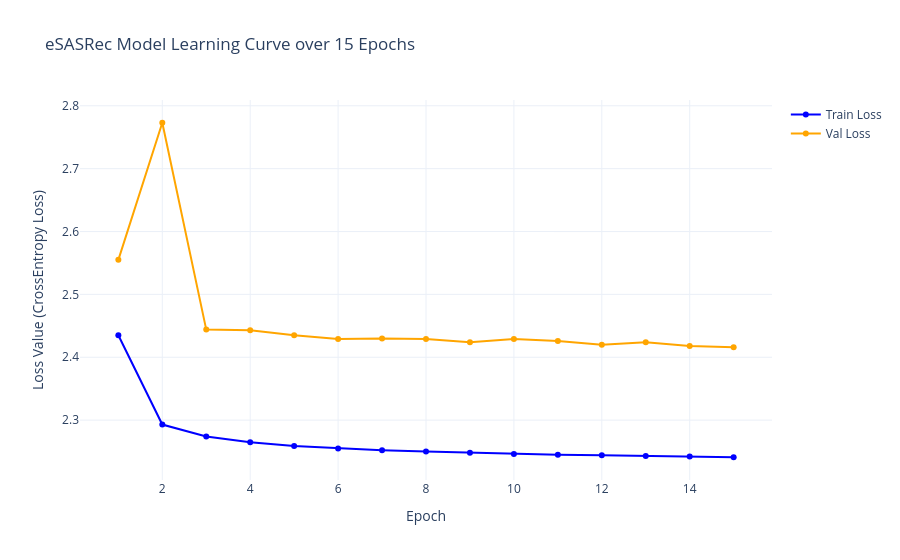

The code cell stored with this chart in its notebook:
### Code cell
import plotly.graph_objects as go

# Numbers extracted from your training log
epochs = list(range(1, 16))
train_loss = [2.435, 2.293, 2.274, 2.265, 2.259, 2.255, 2.252, 2.250, 2.248, 2.246, 2.245, 2.244, 2.243, 2.242, 2.241]
val_loss = [2.555, 2.773, 2.444, 2.443, 2.435, 2.429, 2.430, 2.429, 2.424, 2.429, 2.426, 2.420, 2.424, 2.418, 2.416]

fig = go.Figure()

# Add training line
fig.add_trace(go.Scatter(x=epochs, y=train_loss, mode='lines+markers', 
                         name='Train Loss', line=dict(color='blue', width=2)))

# Add validation line
fig.add_trace(go.Scatter(x=epochs, y=val_loss, mode='lines+markers', 
                         name='Val Loss', line=dict(color='orange', width=2)))

# Update layout and appearance
fig.update_layout(title='eSASRec Model Learning Curve over 15 Epochs',
                  xaxis_title='Epoch',
                  yaxis_title='Loss Value (CrossEntropy Loss)',
                  template='plotly_white',
                  hovermode="x unified")
fig.show()

### Figure 1 — Plotly figure (JSON) as saved in the notebook; plotly's stock layout.template omitted (floating-point values rounded to 4 significant figures)
{"data": [{"line": {"color": "blue", "width": 2}, "mode": "lines+markers", "name": "Train Loss", "type": "scatter", "x": [1, 2, 3, 4, 5, 6, 7, 8, 9, 10, 11, 12, 13, 14, 15], "y": [2.435, 2.293, 2.274, 2.265, 2.259, 2.255, 2.252, 2.25, 2.248, 2.246, 2.245, 2.244, 2.243, 2.242, 2.241]}, {"line": {"color": "orange", "width": 2}, "mode": "lines+markers", "name": "Val Loss", "type": "scatter", "x": [1, 2, 3, 4, 5, 6, 7, 8, 9, 10, 11, 12, 13, 14, 15], "y": [2.555, 2.773, 2.444, 2.443, 2.435, 2.429, 2.43, 2.429, 2.424, 2.429, 2.426, 2.42, 2.424, 2.418, 2.416]}], "layout": {"hovermode": "x unified", "title": {"text": "eSASRec Model Learning Curve over 15 Epochs"}, "xaxis": {"title": {"text": "Epoch"}}, "yaxis": {"title": {"text": "Loss Value (CrossEntropy Loss)"}}}}
